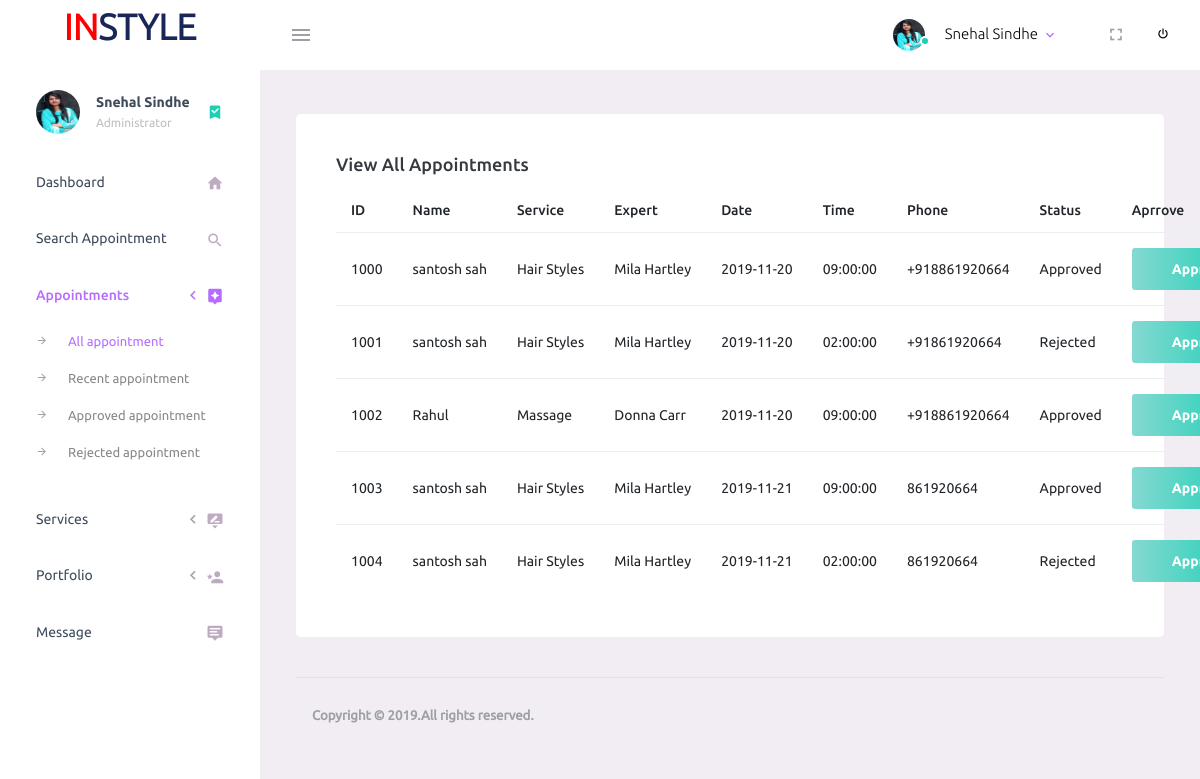
The page /admin/viewall_apt.php (signed in) on the database its author committed.
### tables this page shows
CREATE TABLE `user` (
  `id` int(11) NOT NULL,
  `username` varchar(255) NOT NULL,
  `email` varchar(255) NOT NULL,
  `password` varchar(255) NOT NULL,
  `image` varchar(255) NOT NULL
);

CREATE TABLE `appointments` (
  `id` int(11) NOT NULL,
  `name` varchar(255) NOT NULL,
  `email` varchar(255) NOT NULL,
  `phone` varchar(255) NOT NULL,
  `notes` varchar(255) NOT NULL,
  `service_type` varchar(255) NOT NULL,
  `service_expert` varchar(255) NOT NULL,
  `date` date NOT NULL,
  `time` time NOT NULL,
  `price` int(11) NOT NULL,
  `status` varchar(255) NOT NULL
);

### admin/viewall_apt.php (the view, shortened to what this page needs)
<?php
include('security.php');
include('include/header.php');
include('include/navbar.php');
?>
        <div class="main-panel">
          <div class="content-wrapper">
            <?php
              $query="SELECT * FROM appointments";
              $query_run=mysqli_query($con,$query);
            ?>
            <div class="row">
              <div class="col-lg-12 grid-margin stretch-card">
                <div class="card">
                  <div class="card-body">
                    <h4 class="card-title">View All Appointments</h4>
                    <table class="table table-hover">
                      <thead>
                        <tr>
                          <th>ID</th>
                          <th>Name</th>
                          <th>Service</th>
                          <th>Expert</th>
                          <th>Date</th>
                          <th>Time</th>
                          <th>Phone</th>
                          <th>Status</th>
                          <th>Aprrove</th>
                        </tr>
                      </thead>
                      <tbody>
                      <?php
                     if(mysqli_num_rows($query_run)>0)
                      {
                        while($row= mysqli_fetch_assoc($query_run))
                        {
                          ?>
                            <tr>
                              <td><?php echo $row['id']; ?></td>
                              <td><?php echo $row['name']; ?></td>
                              <td><?php echo $row['service_type']; ?></td>
                              <td><?php echo $row['service_expert']; ?></td>
                              <td><?php echo $row['date']; ?></td>
                              <td><?php echo $row['time']; ?></td>
                              <td><?php echo $row['phone']; ?></td>
                              <td><?php echo $row['status']; ?></td>
                              <td>
                                <form action="approve.php" method="POST">
                                  <button  type="submit" name="approve_btn"class ="btn btn-gradient-success">Approve</button>
                                </form>
                              </td>
                            </tr>
                        <?php
                        }
                       }
                    else
                    {
                      echo"No Record Found";
                    }
                  ?>
                      </tbody>
                    </table>
                  </div>
                </div>
              </div>
            </div>
<?php
include('include/footer.php');
include('include/script.php'); ?>

### admin/include/navbar.php (shortened to what this page needs)
<div class="container-scroller">
  <nav class="navbar default-layout-navbar col-lg-12 col-12 p-0 fixed-top d-flex flex-row">
    <div class="text-center navbar-brand-wrapper d-flex align-items-center justify-content-center">
      <a class="navbar-brand brand-logo" href="index.php"><p style="text-align: center; font-weight: bold; font-size: 36px;"><span style="color: red;">IN</span>STYLE</p></a>
    </div>
    <div class="navbar-menu-wrapper d-flex align-items-stretch">
      <button class="navbar-toggler navbar-toggler align-self-center" type="button" data-toggle="minimize">
        <span class="mdi mdi-menu"></span>
      </button>
      <ul class="navbar-nav navbar-nav-right">
        <li class="nav-item nav-profile dropdown">
          <a class="nav-link dropdown-toggle" id="profileDropdown" href="#" data-toggle="dropdown" aria-expanded="false">
            <div class="nav-profile-img">
            <?php
              $email_login=$_SESSION['username'];
              $sql ="SELECT * from user where email='$email_login'";
              $sql_run=mysqli_query($con,$sql);
              if(mysqli_num_rows($sql_run)>0)
              {
                while ($row=mysqli_fetch_assoc($sql_run))
                {
                 $name=$row['username'];
                  echo '<img src="img/profile/'.$row['image'].'">'
                  ?>
              <span class="availability-status online"></span>
                              <?php
                }
              }
              ?>
            </div>
            <div class="nav-profile-text">
               <?php
              $email_login=$_SESSION['username'];
              $sql ="SELECT * from user where email='$email_login'";
              $sql_run=mysqli_query($con,$sql);
              if(mysqli_num_rows($sql_run)>0)
              {
                while ($row=mysqli_fetch_assoc($sql_run))
                {
                  ?>
                  <p class="mb-1 text-black"><?php echo $row['username'];?></p>
                <?php
                }
              }
              ?>
            </div>
          </a>
        </li>
        <li class="nav-item d-none d-lg-block full-screen-link">
          <a class="nav-link">
            <i class="mdi mdi-fullscreen" id="fullscreen-button"></i>
          </a>
        </li>
        <li class="nav-item nav-logout d-none d-lg-block">
          <form action="logout.php" method="post">
           <button type="submit" name="logout_btn" style="background: white; border: none;"><i class="mdi mdi-power"></i></button>
          </form>
        </li>
      </ul>
    </div>
  </nav>
  <div class="container-fluid page-body-wrapper">
    <nav class="sidebar sidebar-offcanvas" id="sidebar">
      <ul class="nav">
        <li class="nav-item nav-profile">
          <a href="#" class="nav-link">
            <div class="nav-profile-image">
            <?php
              $email_login=$_SESSION['username'];
              $sql ="SELECT * from user where email='$email_login'";
              $sql_run=mysqli_query($con,$sql);
              if(mysqli_num_rows($sql_run)>0)
              {
                while ($row=mysqli_fetch_assoc($sql_run))
                {
                  ?>
               <?php echo '<img src="img/profile/'.$row['image'].'">' ?>
            </div>
            <?php
                }
              }
            ?>
            <div class="nav-profile-text d-flex flex-column">
              <span class="font-weight-bold mb-2"><?php echo $name;?></span>
              <span class="text-secondary text-small">Administrator</span>
            </div>
            <i class="mdi mdi-bookmark-check text-success nav-profile-badge"></i>
          </a>
        </li>
        <li class="nav-item">
          <a class="nav-link" href="index.php">
            <span class="menu-title">Dashboard</span>
            <i class="mdi mdi-home menu-icon"></i>
          </a>
        </li>
        <li class="nav-item">
          <a class="nav-link" href="search.php">
            <span class="menu-title">Search Appointment</span>
            <i class="mdi mdi-home menu-icon  mdi mdi-magnify"></i>
          </a>
        </li>
        <li class="nav-item">
          <a class="nav-link" data-toggle="collapse" href="#appt" aria-expanded="false" aria-controls="appt">
            <span class="menu-title">Appointments</span>
            <i class="menu-arrow"></i>
            <i class="mdi mdi-assistant menu-icon "></i>
          </a>
          <div class="collapse" id="appt">
            <ul class="nav flex-column sub-menu">
              <li class="nav-item"> <a class="nav-link" href="viewall_apt.php"> All appointment</a></li>
              <li class="nav-item"> <a class="nav-link" href="viewrecent_apt.php">Recent appointment</a></li>
              <li class="nav-item"> <a class="nav-link" href="approved_apt.php">Approved appointment</a></li>
              <li class="nav-item"> <a class="nav-link" href="rejected_apt.php">Rejected appointment</a></li>
            </ul>
          </div>
        </li>
        <li class="nav-item">
          <a class="nav-link" data-toggle="collapse" href="#ui-basic" aria-expanded="false" aria-controls="ui-basic">
            <span class="menu-title">Services</span>
            <i class="menu-arrow"></i>
            <i class="mdi mdi-transcribe-close menu-icon"></i>
          </a>
        </li>
        <li class="nav-item">
          <a class="nav-link" data-toggle="collapse" href="#ui-basics" aria-expanded="false" aria-controls="ui-basic">
            <span class="menu-title">Portfolio</span>
            <i class="menu-arrow"></i>
            <i class="mdi mdi-account-star menu-icon"></i>
          </a>
        </li>
        <li class="nav-item">
          <a class="nav-link" href="viewmessage.php">
            <span class="menu-title">Message</span>
            <i class="mdi mdi-tooltip-text menu-icon"></i>
          </a>
        </li>
      </ul>
    </nav>

### rows shown on the page
user: image (picture), username "Snehal Sindhe"
appointments: id "1000", name "santosh sah", service_type "Hair Styles", service_expert "Mila Hartley", date "2019-11-20", time "09:00:00", phone "+918861920664", status "Approved"
appointments: id "1001", name "santosh sah", service_type "Hair Styles", service_expert "Mila Hartley", date "2019-11-20", time "02:00:00", phone "+91861920664", status "Rejected"
appointments: id "1002", name "Rahul", service_type "Massage", service_expert "Donna Carr", date "2019-11-20", time "09:00:00", phone "+918861920664", status "Approved"
appointments: id "1003", name "santosh sah", service_type "Hair Styles", service_expert "Mila Hartley", date "2019-11-21", time "09:00:00", phone "861920664", status "Approved"
appointments: id "1004", name "santosh sah", service_type "Hair Styles", service_expert "Mila Hartley", date "2019-11-21", time "02:00:00", phone "861920664", status "Rejected"
